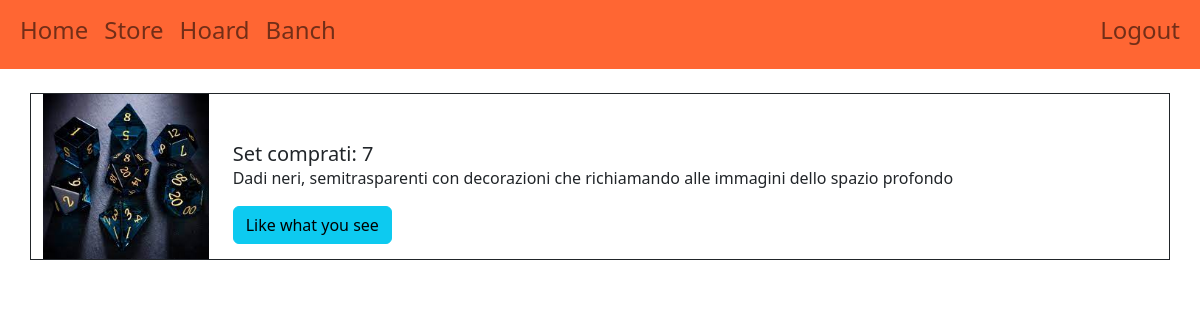
The page /hoard/show_hoard/xX_Capodieci_Xx/ (signed in) on the database its author committed.
### store/models.py (models this page shows, shortened)
class Purchase(models.Model):
    dice_set = models.ForeignKey(Dice, on_delete=models.CASCADE)
    buyer = models.ForeignKey(User, on_delete=models.CASCADE)
    date = models.DateField()
    amount_of_sets = models.PositiveIntegerField()

class Dice(models.Model):
    COLORS = [
        ("R","Red"),
        ("O","Orange"),
        ("Y","Yellow"),
        ("G","Green"),
        ("B","Blue"),
        ("P","Purple"),
        ("N","Black"),
        ("W","White"),
        ("M","Metal"),
    ]
    code = models.CharField(max_length=100, primary_key=True)
    name = models.CharField(max_length=50)
    number_of_pices = models.PositiveSmallIntegerField()
    primary_color = models.CharField(max_length=1, choices=COLORS)
    description = models.CharField(max_length=300)
    seller = models.ForeignKey(User,on_delete=models.SET_NULL,null=True)
    available = models.BooleanField()
    price = models.FloatField()

### hoard/views.py (the view)
# urls.py: path('show_hoard/<str:user>/', views.show_hoard, name='show_hoard'),
@login_required
def show_hoard(request,user):
    proprietario = User.objects.get(username__iexact=user)
    acquisti = Purchase.objects.filter(buyer__exact=proprietario)
    acquisti = acquisti.order_by('-date')
    ctx = {
        'acquisti' : acquisti,
        'numset' : acquisti.count(),
    }
    return render(request, template_name='hoard/show_hoard.html', context=ctx)

### templates/hoard/show_hoard.html (shortened to what this page needs)
{% extends "base.html" %}
{% block head %}
    {% load static %}
{% endblock %}
{% block content %}
    <br>
    <div class= "container">
        {% for acquisto in acquisti %}
            <div class="row border border-dark">
                <div class="col-sm-2">
                    <img class="card-img-top border-dark h-100" src="{%static 'set/set_'|add:acquisto.dice_set.code|add:'.png' %}" onerror="this.src='{%static 'set/set_default.png' %}'">
                </div>
                <div class="col-sm ">
                    <div class="card-body">
                        <br><br>
                        <h5 class="card-title">Set comprati: {{acquisto.amount_of_sets}} </h5>
                        <p class="card-text">{{ acquisto.dice_set.description }}</p>
                        <a href="{%url 'store:purchase' acquisto.dice_set.code %}" class="btn btn-info">Like what you see</a>
                    </div>
                </div>
            </div>
            <br>
        {% endfor %}
    </div>
{% endblock %}

### rows shown on the page
Purchase: amount_of_sets "7", dice_set.description "Dadi neri, semitrasparenti con decorazioni che richiamando alle immagini dello spazio profondo"
